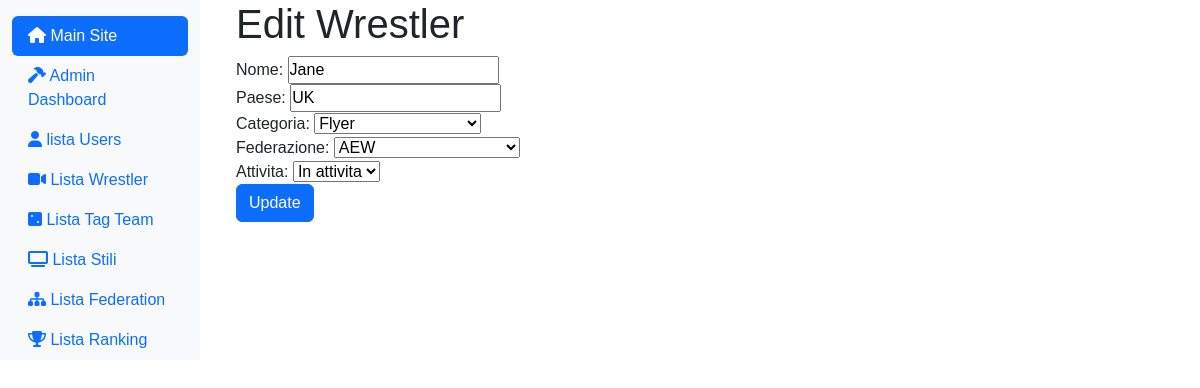
The page /index.php?page=admin_edit_wrestler&id_wrestler=2 (signed in) on the database its author committed.
### tables this page shows
CREATE TABLE `wrestlers` (
  `id_wrestler` int(11) NOT NULL,
  `name` varchar(200) DEFAULT NULL,
  `country` varchar(200) DEFAULT NULL,
  `category_id` int(11) DEFAULT NULL,
  `federation_id` int(11) DEFAULT NULL,
  `is_active` tinyint(1) DEFAULT 1
);

CREATE TABLE `categories` (
  `category_id` int(11) NOT NULL,
  `name` varchar(255) NOT NULL
);

CREATE TABLE `federations` (
  `id_federation` int(11) NOT NULL,
  `name` varchar(200) DEFAULT NULL,
  `description` text DEFAULT NULL
);

### app/Controllers/WrestlerController.php (called while the page is built, shortened)
<?php
class WrestlerController {
    private $wrestlerDAO;
    public function __construct() {
        $this->wrestlerDAO = new WrestlerDAO();
    }
    public function getSingleWrestlerPerId($id) {
        return $this->wrestlerDAO->getSingleWrestlerPerId($id);
    }
}

### app/Core/DB.php (called while the page is built, shortened)
<?php
class DB {
    protected function connect (){
        try {
            $localHost = $_ENV['DB_HOST'];
            $dbname = $_ENV['DB_NAME'];
            $user = $_ENV['DB_USER'];
            $pass = $_ENV['DB_PASS'];
            $conn = new PDO("mysql:host=".$localHost.";dbname=".$dbname.";",$user, $pass);
            return $conn;
        } catch (PDOException $e) {
            echo $e->getMessage() . "<br> Database Connection Error";
            die();
        }
    }
}
?>

### app/DAO/WrestlerDAO.php (called while the page is built, shortened)
<?php
class WrestlerDAO extends DB {
    public function getSingleWrestlerPerId($id) {
        try {
            $stmt = $this->connect()->prepare("SELECT w.id_wrestler, w.name, w.country, w.category_id, w.federation_id, f.name AS federation, w.is_active
                                              FROM wrestlers w
                                              LEFT JOIN federations f ON w.federation_id = f.id_federation
                                              WHERE w.id_wrestler = ?");
            $stmt->execute([$id]);
            $wrestlerDB = $stmt->fetch(PDO::FETCH_ASSOC);
            if ($wrestlerDB) {
                return new Wrestler(
                    $wrestlerDB['id_wrestler'],
                    $wrestlerDB['name'],
                    $wrestlerDB['country'],
                    $wrestlerDB['category_id'],
                    $wrestlerDB['federation_id'],
                    $wrestlerDB['is_active']
                );
            }
            return null;
        } catch (PDOException $e) {
            error_log("PDOException in getSingleWrestlerPerId: " . $e->getMessage());
            return null;
        }
    }
}

### app/Models/Wrestler.php (called while the page is built, shortened)
<?php
class Wrestler {
    public function __construct($id, $name, $country, $categoryId, $federationId, $is_active) {
        $this->name = $name;
        $this->country = $country;
        $this->categoryId = $categoryId;
        $this->federationId = $federationId;
    }
}
?>

### app/Controllers/CategoryController.php (called while the page is built, shortened)
<?php
class CategoryController {
    private $categoryDAO;
    public function __construct() {
        $this->categoryDAO = new CategoryDAO();
    }
    public function getAllCategories() {
        return $this->categoryDAO->getAllCategories();
    }
}

### app/DAO/CategoryDAO.php (called while the page is built, shortened)
<?php
class CategoryDAO extends DB {
    public function getAllCategories() {
        try {
            $stmt = $this->connect()->prepare("SELECT * FROM categories");
            $stmt->execute();
            return $stmt->fetchAll(PDO::FETCH_ASSOC);
        } catch (PDOException $e) {
            error_log("PDOException in getAllCategories: " . $e->getMessage());
            return [];
        }
    }
}

### app/Controllers/FederationController.php (called while the page is built, shortened)
<?php
class FederationController {
    private $federationDAO;
    public function __construct() {
        $this->federationDAO = new FederationDAO();
    }
    public function getAllFederations() {
        return $this->federationDAO->getAllFederations();
    }
}

### app/DAO/FederationDAO.php (called while the page is built, shortened)
<?php
class FederationDAO extends DB {
    public function getAllFederations() {
        try {
            $stmt = $this->connect()->prepare("SELECT * FROM federations");
            $stmt->execute();
            return $stmt->fetchAll(PDO::FETCH_ASSOC);
        } catch (PDOException $e) {
            error_log("PDOException in getAllFederations: " . $e->getMessage());
            return [];
        }
    }
}

### resources/Views/admin/admin_edit_wrestler.php (the view, shortened to what this page needs)
<?php
$wrestler = null;
$categoryList = $categoryController->getAllCategories();
$federationList = $federationController->getAllFederations();
if (isset($_GET['id_wrestler'])) {
    $wrestler = $wrestlerController->getSingleWrestlerPerId($_GET['id_wrestler']);
}
?>
<div class="col-md-9 ms-sm-auto col-lg-10 px-md-4">
    <div class="container">
        <h1>Edit Wrestler</h1>
        <?php if ($wrestler): ?>
        <form action="" method="post">
            <div class="form-group">
                <label for="name">Nome:</label>
                <input type="text" name="name" id="name" value="<?php echo $wrestler->name; ?>" required>
            </div>
            <div class="form-group">
                <label for="country">Paese:</label>
                <input type="text" name="country" id="country" value="<?php echo $wrestler->country; ?>">
            </div>
            <div class="form-group">
                <label for="category_id">Categoria:</label>
                <select name="category_id" id="category_id">
                    <?php foreach ($categoryList as $category): ?>
                        <option value="<?php echo $category['category_id']; ?>" <?php echo $category['category_id'] == $wrestler->categoryId ? 'selected' : ''; ?>>
                            <?php echo htmlspecialchars($category['name']); ?>
                        </option>
                        <div><?php var_dump($category); ?></div>
                    <?php endforeach; ?>
                </select>
            </div>
            <div class="form-group">
                <label for="federation_id">Federazione:</label>
                <select name="federation_id" id="federation_id">
                    <?php foreach ($federationList as $federation): ?>
                        <option value="<?php echo $federation['id_federation']; ?>" <?php echo $federation['id_federation'] == $wrestler->federationId ? 'selected' : ''; ?>>
                            <?php echo htmlspecialchars($federation['name']); ?>
                        </option>
                    <?php endforeach; ?>
                </select>
            </div>
            <div class="form-group">
                <label for="is_active">Attivita:</label>
                <select name="is_active" id="is_active">
                    <option value="1">In attivita</option>
                </select>
            </div>
            <button type="submit" name="updateWrestler" class="btn btn-primary">Update</button>
        </form>
        <?php else: ?>
            <p>Wrestler non trovato.</p>
        <?php endif; ?>
    </div>
</div>

### rows shown on the page
wrestlers: name "Jane", country "UK", category_id "Flyer", federation_id "AEW"
